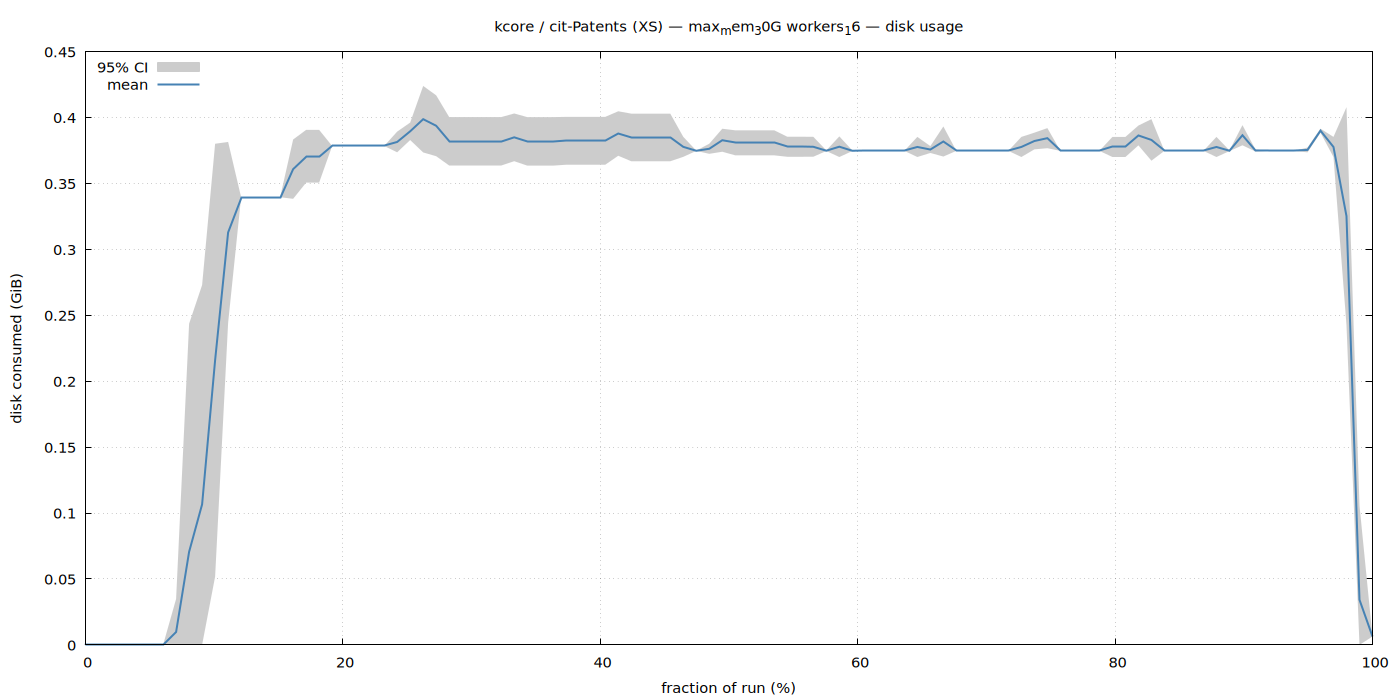

Recreate this plot in gnuplot.
set terminal pngcairo size 1400,700 enhanced font 'Sans,11'
set output '/home/ubuntu/nvm/gfrs/kcore/XS/cit-Patents/max_mem_30G_workers_16/disk.png'
set title "kcore / cit-Patents (XS) — max_mem_30G workers_16 — disk usage"
set xlabel 'fraction of run (%)'
set ylabel 'disk consumed (GiB)'
set grid
set key top left
set yrange [0:*]
plot '/home/ubuntu/nvm/gfrs/kcore/XS/cit-Patents/max_mem_30G_workers_16/disk.dat' using 1:3:4 with filledcurves lc rgb '#cccccc' title '95% CI', \
     '' using 1:2 with lines lw 2 lc rgb '#4682b4' title 'mean'
